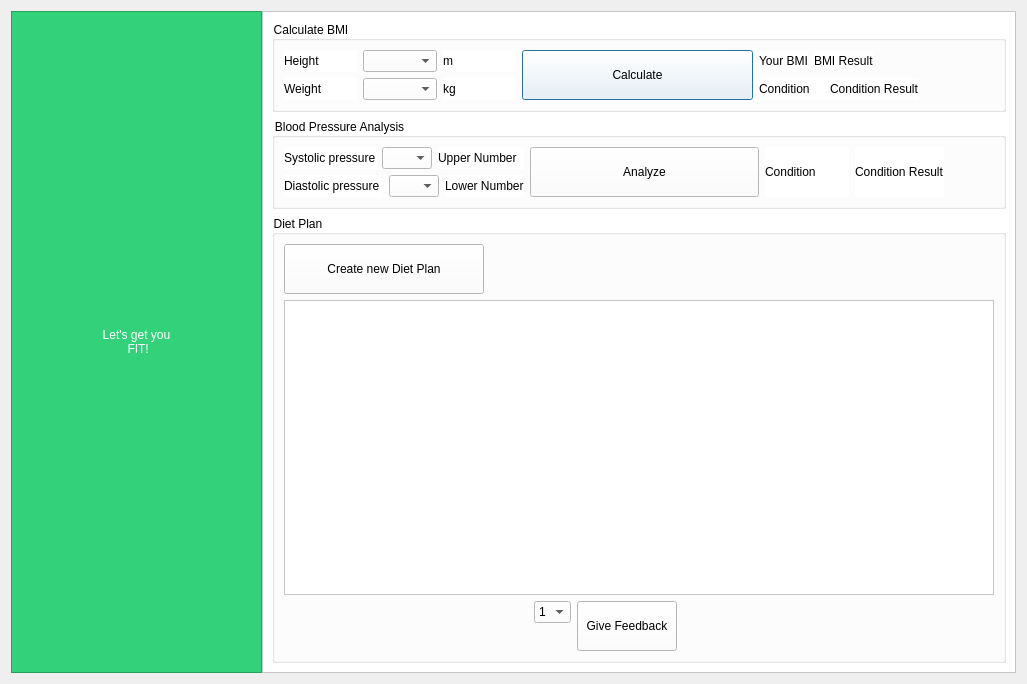
<?xml version="1.0" encoding="UTF-8"?>
<ui version="4.0">
 <class>PatientDialog</class>
 <widget class="QDialog" name="PatientDialog">
  <property name="geometry">
   <rect>
    <x>0</x>
    <y>0</y>
    <width>1027</width>
    <height>684</height>
   </rect>
  </property>
  <property name="windowTitle">
   <string>Patient - Home Page</string>
  </property>
  <layout class="QGridLayout" name="gridLayout">
   <item row="0" column="0">
    <layout class="QHBoxLayout" name="horizontalLayout" stretch="1,3">
     <property name="spacing">
      <number>0</number>
     </property>
     <item>
      <widget class="QFrame" name="leftFrame">
       <property name="styleSheet">
        <string notr="true">background-color: rgb(51, 209, 122);</string>
       </property>
       <property name="frameShape">
        <enum>QFrame::StyledPanel</enum>
       </property>
       <property name="frameShadow">
        <enum>QFrame::Raised</enum>
       </property>
       <layout class="QVBoxLayout" name="verticalLayout">
        <item>
         <widget class="QLabel" name="welcomePatientLabel">
          <property name="styleSheet">
           <string notr="true">font: 100 italic 32pt &quot;Ubuntu Sans&quot; ;
color: rgb(255, 255, 255);</string>
          </property>
          <property name="text">
           <string>Let's get you
 FIT!</string>
          </property>
          <property name="textFormat">
           <enum>Qt::AutoText</enum>
          </property>
          <property name="alignment">
           <set>Qt::AlignCenter</set>
          </property>
         </widget>
        </item>
       </layout>
      </widget>
     </item>
     <item>
      <widget class="QFrame" name="rightFrame">
       <property name="enabled">
        <bool>true</bool>
       </property>
       <property name="sizePolicy">
        <sizepolicy hsizetype="Preferred" vsizetype="Expanding">
         <horstretch>0</horstretch>
         <verstretch>0</verstretch>
        </sizepolicy>
       </property>
       <property name="styleSheet">
        <string notr="true">background-color: rgb(255, 255, 255);</string>
       </property>
       <property name="frameShape">
        <enum>QFrame::StyledPanel</enum>
       </property>
       <property name="frameShadow">
        <enum>QFrame::Raised</enum>
       </property>
       <layout class="QGridLayout" name="gridLayout_5">
        <item row="0" column="0">
         <layout class="QGridLayout" name="gridLayout_3">
          <item row="0" column="0">
           <widget class="QGroupBox" name="BMIGroupBox">
            <property name="maximumSize">
             <size>
              <width>2000</width>
              <height>1000</height>
             </size>
            </property>
            <property name="styleSheet">
             <string notr="true">color: rgb(0, 0, 0);</string>
            </property>
            <property name="title">
             <string>Calculate BMI</string>
            </property>
            <layout class="QGridLayout" name="gridLayout_2">
             <item row="0" column="0">
              <layout class="QHBoxLayout" name="horizontalLayout_6" stretch="0,0,0">
               <property name="spacing">
                <number>6</number>
               </property>
               <property name="rightMargin">
                <number>0</number>
               </property>
               <item>
                <layout class="QVBoxLayout" name="verticalLayout_3">
                 <property name="leftMargin">
                  <number>0</number>
                 </property>
                 <property name="rightMargin">
                  <number>0</number>
                 </property>
                 <item>
                  <layout class="QHBoxLayout" name="horizontalLayout_4">
                   <property name="spacing">
                    <number>6</number>
                   </property>
                   <property name="rightMargin">
                    <number>0</number>
                   </property>
                   <item>
                    <widget class="QLabel" name="heightLabel">
                     <property name="styleSheet">
                      <string notr="true">font: 100 italic 13pt &quot;Ubuntu Sans&quot; ;
color: rgb(0, 0, 0);</string>
                     </property>
                     <property name="text">
                      <string>Height</string>
                     </property>
                    </widget>
                   </item>
                   <item>
                    <widget class="QComboBox" name="heightComboBox">
                     <property name="styleSheet">
                      <string notr="true">color: rgb(0, 0, 0);</string>
                     </property>
                     <property name="editable">
                      <bool>false</bool>
                     </property>
                     <property name="insertPolicy">
                      <enum>QComboBox::InsertAtBottom</enum>
                     </property>
                    </widget>
                   </item>
                   <item>
                    <widget class="QLabel" name="mHeightLabel">
                     <property name="styleSheet">
                      <string notr="true">font: 100 italic 13pt &quot;Ubuntu Sans&quot; ;
color: rgb(0, 0, 0);</string>
                     </property>
                     <property name="text">
                      <string>m</string>
                     </property>
                    </widget>
                   </item>
                  </layout>
                 </item>
                 <item>
                  <layout class="QHBoxLayout" name="horizontalLayout_5">
                   <property name="rightMargin">
                    <number>0</number>
                   </property>
                   <item>
                    <widget class="QLabel" name="weightLabel">
                     <property name="styleSheet">
                      <string notr="true">font: 100 italic 13pt &quot;Ubuntu Sans&quot; ;
color: rgb(0, 0, 0);</string>
                     </property>
                     <property name="text">
                      <string>Weight</string>
                     </property>
                    </widget>
                   </item>
                   <item>
                    <widget class="QComboBox" name="weightComboBox">
                     <property name="enabled">
                      <bool>true</bool>
                     </property>
                     <property name="acceptDrops">
                      <bool>true</bool>
                     </property>
                     <property name="styleSheet">
                      <string notr="true">color: rgb(0, 0, 0);</string>
                     </property>
                     <property name="editable">
                      <bool>false</bool>
                     </property>
                     <property name="duplicatesEnabled">
                      <bool>true</bool>
                     </property>
                    </widget>
                   </item>
                   <item>
                    <widget class="QLabel" name="kgWeightLabel">
                     <property name="styleSheet">
                      <string notr="true">font: 100 italic 13pt &quot;Ubuntu Sans&quot; ;
color: rgb(0, 0, 0);</string>
                     </property>
                     <property name="text">
                      <string>kg</string>
                     </property>
                    </widget>
                   </item>
                  </layout>
                 </item>
                </layout>
               </item>
               <item>
                <widget class="QPushButton" name="calcBMIButton">
                 <property name="minimumSize">
                  <size>
                   <width>0</width>
                   <height>50</height>
                  </size>
                 </property>
                 <property name="text">
                  <string>Calculate</string>
                 </property>
                </widget>
               </item>
               <item>
                <layout class="QVBoxLayout" name="verticalLayout_4">
                 <item>
                  <layout class="QHBoxLayout" name="horizontalLayout_2">
                   <property name="rightMargin">
                    <number>120</number>
                   </property>
                   <item>
                    <widget class="QLabel" name="BMILabel">
                     <property name="styleSheet">
                      <string notr="true">font: 100 italic 13pt &quot;Ubuntu Sans&quot; ;
color: rgb(0, 0, 0);</string>
                     </property>
                     <property name="text">
                      <string>Your BMI</string>
                     </property>
                    </widget>
                   </item>
                   <item>
                    <widget class="QLabel" name="BMIResultLabel">
                     <property name="styleSheet">
                      <string notr="true">font: 100 italic 13pt &quot;Ubuntu Sans&quot; ;
color: rgb(0, 0, 0);</string>
                     </property>
                     <property name="text">
                      <string>BMI Result</string>
                     </property>
                    </widget>
                   </item>
                  </layout>
                 </item>
                 <item>
                  <layout class="QHBoxLayout" name="horizontalLayout_3" stretch="0,0">
                   <property name="spacing">
                    <number>0</number>
                   </property>
                   <property name="rightMargin">
                    <number>75</number>
                   </property>
                   <property name="bottomMargin">
                    <number>0</number>
                   </property>
                   <item>
                    <widget class="QLabel" name="BMIConditionLabel">
                     <property name="styleSheet">
                      <string notr="true">font: 100 italic 13pt &quot;Ubuntu Sans&quot; ;
color: rgb(0, 0, 0);</string>
                     </property>
                     <property name="text">
                      <string>Condition</string>
                     </property>
                    </widget>
                   </item>
                   <item>
                    <widget class="QLabel" name="BMIConditionResultLabel">
                     <property name="styleSheet">
                      <string notr="true">font: 100 italic 13pt &quot;Ubuntu Sans&quot; ;
color: rgb(0, 0, 0);</string>
                     </property>
                     <property name="text">
                      <string>Condition Result</string>
                     </property>
                    </widget>
                   </item>
                  </layout>
                 </item>
                </layout>
               </item>
              </layout>
             </item>
            </layout>
           </widget>
          </item>
          <item row="1" column="0">
           <widget class="QGroupBox" name="bloodPressureGroupBox">
            <property name="maximumSize">
             <size>
              <width>2000</width>
              <height>1000</height>
             </size>
            </property>
            <property name="styleSheet">
             <string notr="true">color: rgb(0, 0, 0);</string>
            </property>
            <property name="title">
             <string>Blood Pressure Analysis</string>
            </property>
            <layout class="QGridLayout" name="gridLayout_4">
             <item row="0" column="0">
              <layout class="QHBoxLayout" name="horizontalLayout_9">
               <item>
                <layout class="QVBoxLayout" name="verticalLayout_2">
                 <item>
                  <layout class="QHBoxLayout" name="horizontalLayout_7">
                   <item>
                    <widget class="QLabel" name="systolicLabel">
                     <property name="styleSheet">
                      <string notr="true">font: 100 italic 13pt &quot;Ubuntu Sans&quot; ;
color: rgb(0, 0, 0);</string>
                     </property>
                     <property name="text">
                      <string>Systolic pressure</string>
                     </property>
                    </widget>
                   </item>
                   <item>
                    <widget class="QComboBox" name="systolicComboBox">
                     <property name="maximumSize">
                      <size>
                       <width>50</width>
                       <height>16777215</height>
                      </size>
                     </property>
                     <property name="styleSheet">
                      <string notr="true">color: rgb(0, 0, 0);</string>
                     </property>
                     <property name="editable">
                      <bool>false</bool>
                     </property>
                    </widget>
                   </item>
                   <item>
                    <widget class="QLabel" name="upperNumLabel">
                     <property name="styleSheet">
                      <string notr="true">font: 100 italic 13pt &quot;Ubuntu Sans&quot; ;
color: rgb(0, 0, 0);</string>
                     </property>
                     <property name="text">
                      <string>Upper Number</string>
                     </property>
                    </widget>
                   </item>
                  </layout>
                 </item>
                 <item>
                  <layout class="QHBoxLayout" name="horizontalLayout_8">
                   <item>
                    <widget class="QLabel" name="diastolicLabel">
                     <property name="styleSheet">
                      <string notr="true">font: 100 italic 13pt &quot;Ubuntu Sans&quot; ;
color: rgb(0, 0, 0);</string>
                     </property>
                     <property name="text">
                      <string>Diastolic pressure </string>
                     </property>
                    </widget>
                   </item>
                   <item>
                    <widget class="QComboBox" name="diastolicComboBox">
                     <property name="maximumSize">
                      <size>
                       <width>50</width>
                       <height>16777215</height>
                      </size>
                     </property>
                     <property name="styleSheet">
                      <string notr="true">color: rgb(0, 0, 0);</string>
                     </property>
                     <property name="editable">
                      <bool>false</bool>
                     </property>
                    </widget>
                   </item>
                   <item>
                    <widget class="QLabel" name="lowrLabel">
                     <property name="styleSheet">
                      <string notr="true">font: 100 italic 13pt &quot;Ubuntu Sans&quot; ;
color: rgb(0, 0, 0);</string>
                     </property>
                     <property name="text">
                      <string>Lower Number</string>
                     </property>
                    </widget>
                   </item>
                  </layout>
                 </item>
                </layout>
               </item>
               <item>
                <widget class="QPushButton" name="analyzeBPButton">
                 <property name="minimumSize">
                  <size>
                   <width>0</width>
                   <height>50</height>
                  </size>
                 </property>
                 <property name="text">
                  <string>Analyze</string>
                 </property>
                </widget>
               </item>
               <item>
                <layout class="QHBoxLayout" name="horizontalLayout_13" stretch="0,0">
                 <property name="spacing">
                  <number>6</number>
                 </property>
                 <property name="rightMargin">
                  <number>50</number>
                 </property>
                 <property name="bottomMargin">
                  <number>0</number>
                 </property>
                 <item>
                  <widget class="QLabel" name="bloodPressureConditionLabel">
                   <property name="styleSheet">
                    <string notr="true">font: 100 italic 13pt &quot;Ubuntu Sans&quot; ;
color: rgb(0, 0, 0);</string>
                   </property>
                   <property name="text">
                    <string>Condition</string>
                   </property>
                  </widget>
                 </item>
                 <item>
                  <widget class="QLabel" name="bloodPressureConditionResultLabel">
                   <property name="styleSheet">
                    <string notr="true">font: 100 italic 13pt &quot;Ubuntu Sans&quot; ;
color: rgb(0, 0, 0);</string>
                   </property>
                   <property name="text">
                    <string>Condition Result</string>
                   </property>
                  </widget>
                 </item>
                </layout>
               </item>
              </layout>
             </item>
            </layout>
           </widget>
          </item>
          <item row="2" column="0">
           <widget class="QGroupBox" name="groupBox">
            <property name="minimumSize">
             <size>
              <width>700</width>
              <height>370</height>
             </size>
            </property>
            <property name="styleSheet">
             <string notr="true">color: rgb(0, 0, 0);</string>
            </property>
            <property name="title">
             <string>Diet Plan</string>
            </property>
            <layout class="QGridLayout" name="gridLayout_6">
             <item row="0" column="0">
              <layout class="QVBoxLayout" name="verticalLayout_5">
               <item>
                <widget class="QPushButton" name="createNewDPButton">
                 <property name="minimumSize">
                  <size>
                   <width>0</width>
                   <height>50</height>
                  </size>
                 </property>
                 <property name="maximumSize">
                  <size>
                   <width>200</width>
                   <height>16777215</height>
                  </size>
                 </property>
                 <property name="text">
                  <string>Create new Diet Plan</string>
                 </property>
                </widget>
               </item>
               <item>
                <widget class="QListWidget" name="dietPlanList"/>
               </item>
               <item>
                <layout class="QFormLayout" name="formLayout">
                 <property name="leftMargin">
                  <number>250</number>
                 </property>
                 <property name="topMargin">
                  <number>0</number>
                 </property>
                 <property name="rightMargin">
                  <number>0</number>
                 </property>
                 <item row="0" column="0">
                  <widget class="QComboBox" name="feedBackcomboBox">
                   <property name="maximumSize">
                    <size>
                     <width>75</width>
                     <height>16777215</height>
                    </size>
                   </property>
                   <item>
                    <property name="text">
                     <string>1</string>
                    </property>
                   </item>
                   <item>
                    <property name="text">
                     <string>2</string>
                    </property>
                   </item>
                   <item>
                    <property name="text">
                     <string>3</string>
                    </property>
                   </item>
                   <item>
                    <property name="text">
                     <string>4</string>
                    </property>
                   </item>
                   <item>
                    <property name="text">
                     <string>5</string>
                    </property>
                   </item>
                  </widget>
                 </item>
                 <item row="0" column="1">
                  <widget class="QPushButton" name="giveFeedbackButton">
                   <property name="minimumSize">
                    <size>
                     <width>0</width>
                     <height>50</height>
                    </size>
                   </property>
                   <property name="maximumSize">
                    <size>
                     <width>100</width>
                     <height>16777215</height>
                    </size>
                   </property>
                   <property name="text">
                    <string>Give Feedback</string>
                   </property>
                  </widget>
                 </item>
                </layout>
               </item>
              </layout>
             </item>
            </layout>
           </widget>
          </item>
         </layout>
        </item>
       </layout>
      </widget>
     </item>
    </layout>
   </item>
  </layout>
 </widget>
 <resources/>
 <connections/>
</ui>
